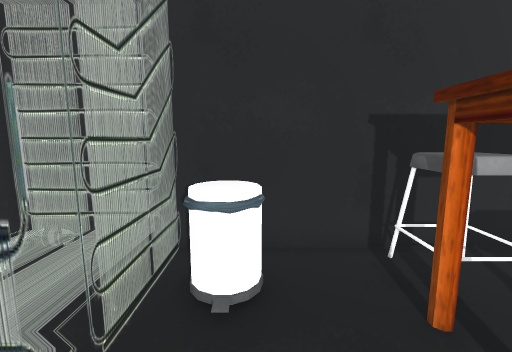
[1] (above)

18 first-person views from a walk through a Unity game level. The camera is 1.4 m above the floor, tilts 8° down and sees 90° across. The floor is counted in squares, 0.5 m on a side. Each view is taken from the middle of a square. On the plan, view 1 faces up. The plan holds only what a view shows up to about 19 squares ahead; the rest is blank. The player character is not drawn. Door leaves are left out, so doorways stand open.

[2]
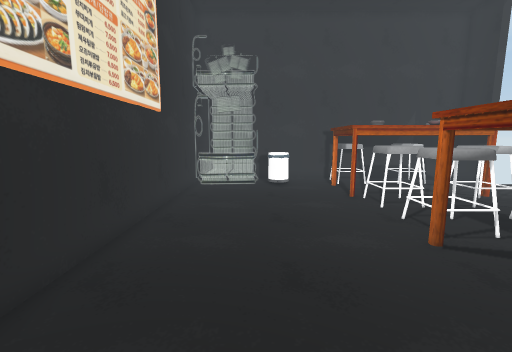

[3]
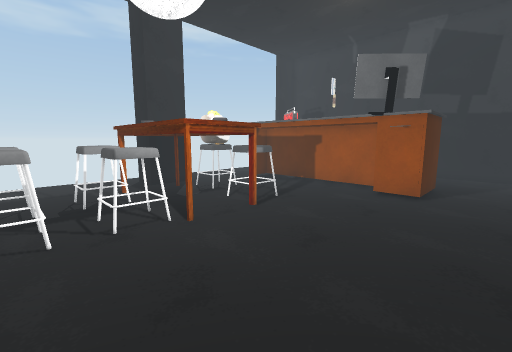

[4]
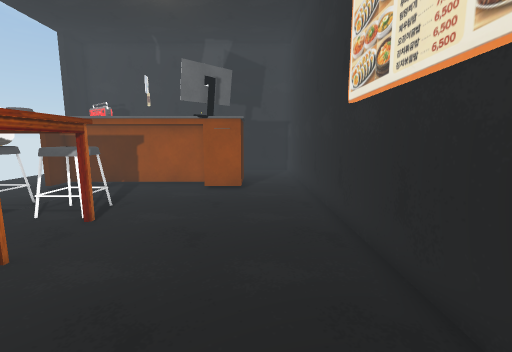

[5]
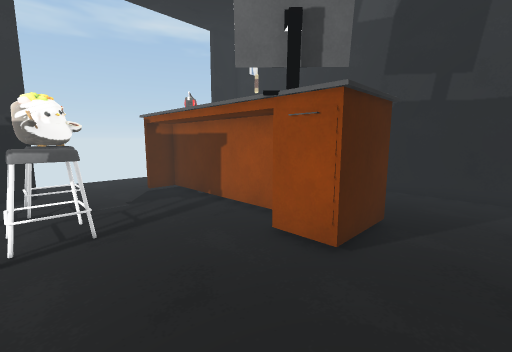

[6]
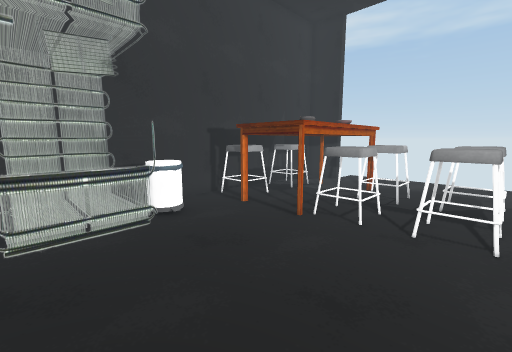

[7]
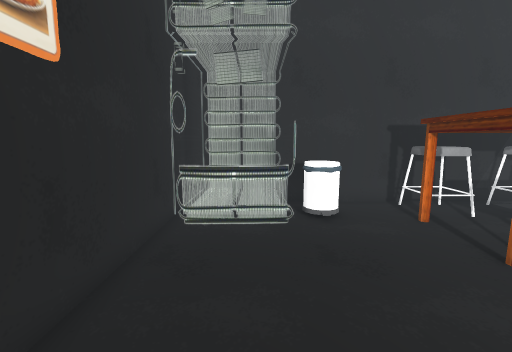

[8]
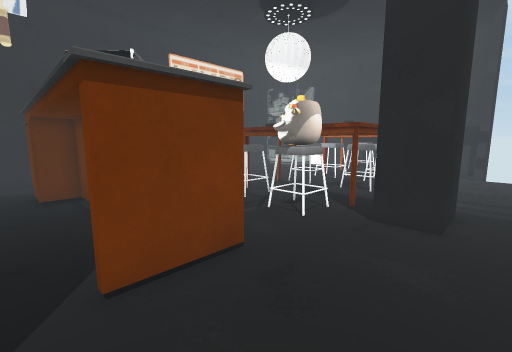

[9]
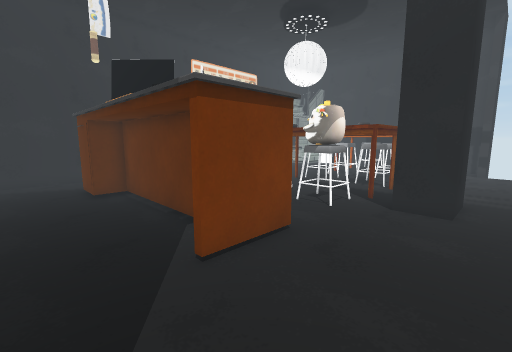

[10]
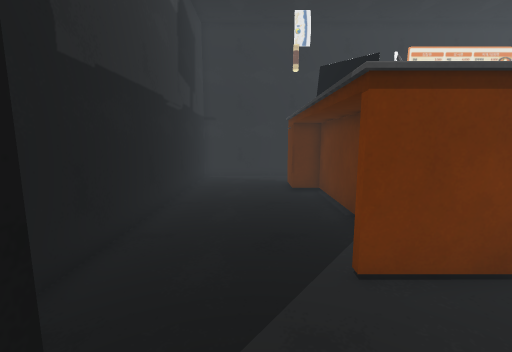

[11]
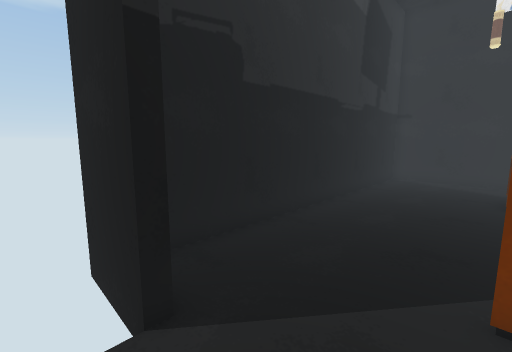

[12]
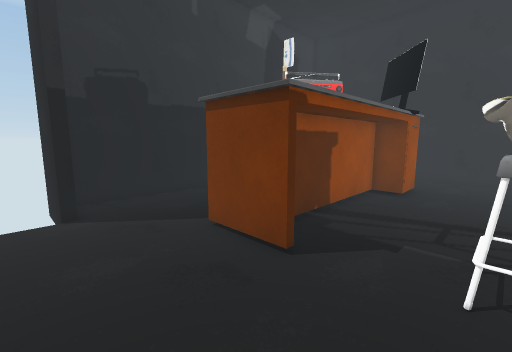

[13]
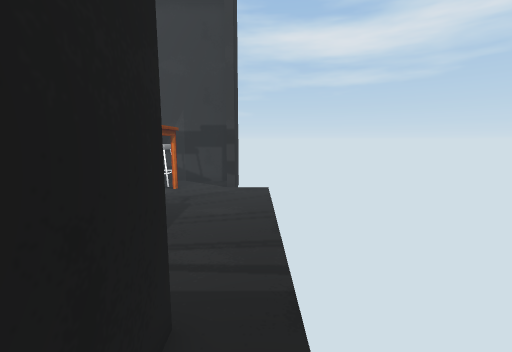

[14]
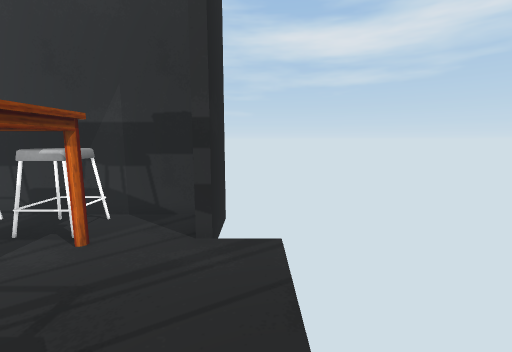

[15]
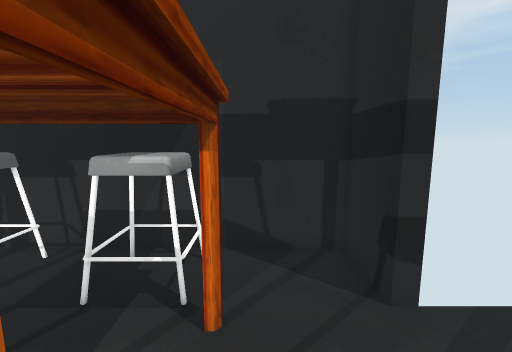

[16]
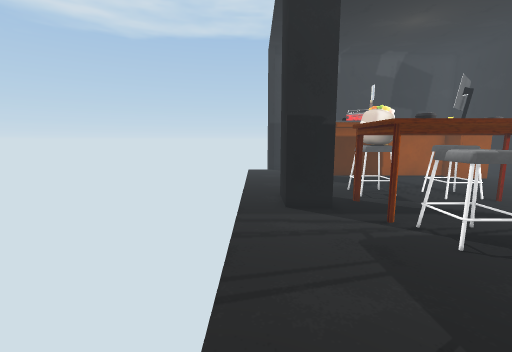

[17]
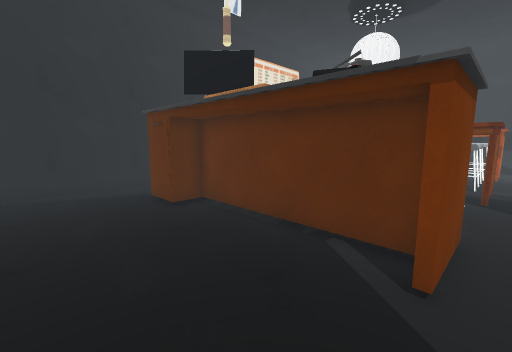

[18]
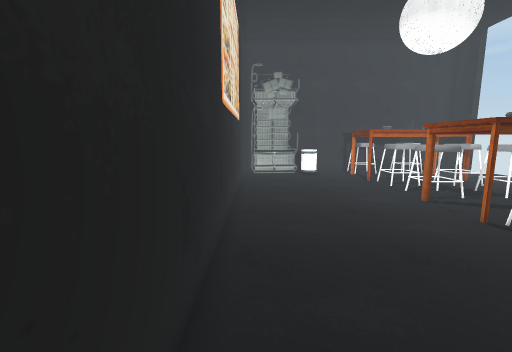

### Floor plan
Key: @ floor where view 1 was taken; # wall or solid block; . main floor; : floor 0.5 m higher than the main floor; D open door; = window, fence, low wall or low ledge; ^ raised ledge; O other object.
Columns run from 6 left of view 1 to 14 right of it. Each row starts with its distance up from view 1.
  7 ##################
  6 #OO O ####O###O####
  5 #OOO=^^..OOO.OOO..##
  4 # ::=^^..OOO^OOO..#D
  3 # ::=....^     ^...D.
  2 #====....^     ^...D.
  1 #........^     ^...D.
  0 #.....@..OOO^OOO...D.
 -1 #........OOO.OOO...D.
 -2 #.........O..OO....D.
 -3 #........OOO.OO....D.
 -4 #........OOO.OOO...D.
 -5 #........#OO^OOO...D.
 -6 #........^    ^^...D.
 -7 #........^     ^# .D.
 -8 #........^     ^####.
 -9 #........OOO^^O^.###.
-10 #........OOO.OOO.##D.
-11 #.........OO.OOO...D.
-12 #..................D.
-13 #..................D.
-14 #..................D.
-15 #...OOO........O...D.
-16 #...O OOOOOOOOOO...D.
-17 #...O O........O...D.
-18 #...OOO........O...D.
-19 #..................D.
-20 #..................D.
-21 #..................D.
-22 #.................##
-23 #.................##
-24 ###################

Positions as (right, up) in squares from view 1, and headings:
1: (0, 0), facing up
2: (-2, -12), facing up
3: (-5, -1), facing down-right
4: (-3, 0), facing down
5: (-5, -9), facing down-right
6: (-5, -5), facing up-right
7: (-3, -5), facing up
8: (14, -19), facing up-left
9: (14, -21), facing up-left
10: (14, -20), facing left
11: (14, -18), facing down-left
12: (14, -11), facing down-left
13: (14, -11), facing up
14: (14, -3), facing up
15: (10, 0), facing up
16: (14, 3), facing down
17: (10, -23), facing up-left
18: (-5, -17), facing up
